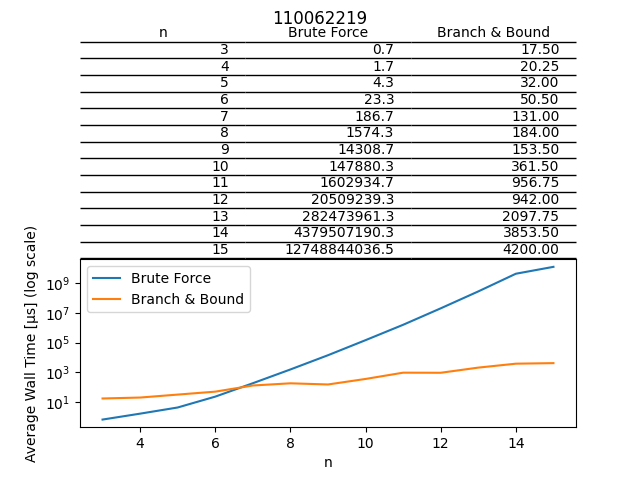

This figure's Python source:
#!/opt/homebrew/bin/python3

import pandas as pd
import matplotlib.pyplot as plot

df = pd.read_csv("wall_time.csv").groupby('n').agg({'bf': 'mean', 'bb': 'mean'}).reset_index()

fig, ax = plot.subplots(2, 1)
fig.suptitle("110062219 110062238")

ax[0].axis('tight')
ax[0].axis('off')
ax[0].table(tuple((n, f"{bf:.1f}", f"{bb:.2f}") for n, bf, bb in zip(df['n'], df["bf"], df["bb"])), colLabels=("n", "Brute Force", "Branch & Bound"), edges="B", loc="center")

ax[1].plot(df['n'], df["bf"], label="Brute Force")
ax[1].plot(df['n'], df["bb"], label="Branch & Bound")
ax[1].legend()
ax[1].set_xlabel("n")
ax[1].set_ylabel("Average Wall Time [μs] (log scale)")
ax[1].set_yscale("log")

fig.savefig("plot.png")
